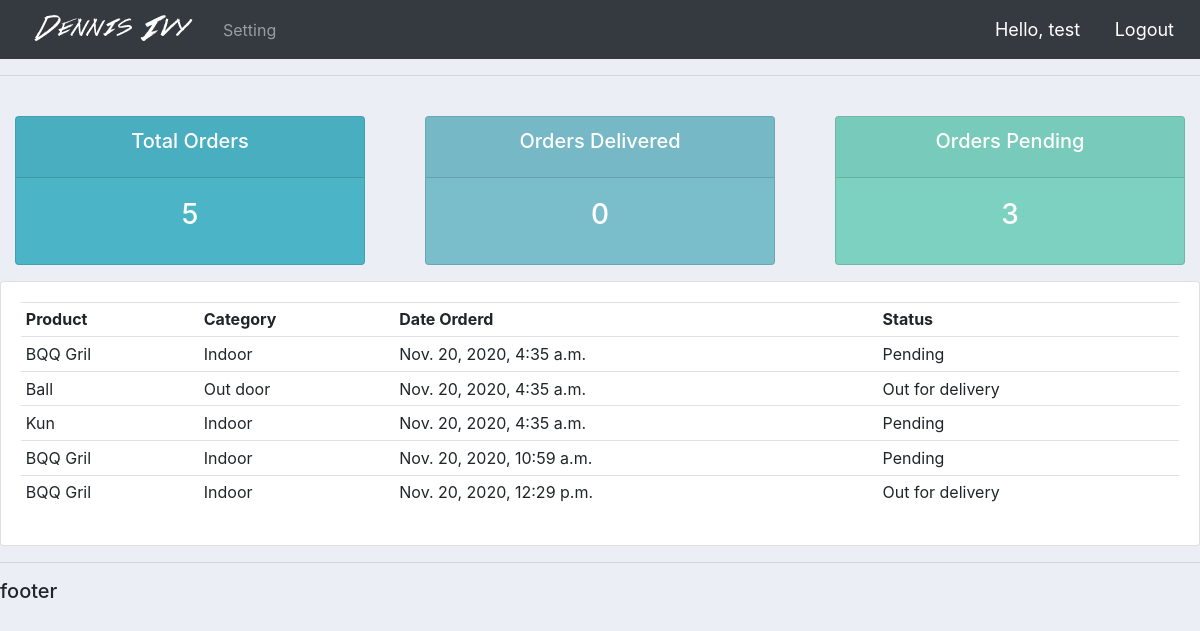
The page /users/ (signed in) on the database its author committed.
### accounts/models.py (models this page shows)
class Order(models.Model):
    STATUS = (
        ('Pending', 'Pending'),
        ('Out for delivery', 'Out for delivery'),
        ('Delivered', 'Delivered'),
    )
    custumer = models.ForeignKey(Customer, null=True , on_delete= models.SET_NULL)
    product = models.ForeignKey(Product, null=True , on_delete= models.SET_NULL)
    date_created = models.DateTimeField(auto_now_add=True, null=True)
    status = models.CharField(max_length=200, null=True, choices= STATUS)

class Product(models.Model):
    CATEGORY = (
        ('Indoor', 'Indoor'),
        ('Out door', 'Out door'),
    )
    name = models.CharField(max_length=200, null=True)
    price = models.FloatField(null=True)
    category = models.CharField(max_length=200, null=True, choices = CATEGORY)
    description = models.CharField(max_length=200, null=True, blank=True)
    date_created = models.DateTimeField(auto_now_add=True, null=True)
    tags = models.ManyToManyField(Tag)
    def __str__(self):
        return self.name

### accounts/decorators.py (the view)
        def wapper_func(request, *args, **kwargs):
            group = None
            if request.user.groups.exists():
                group = request.user.groups.all()[0].name
            if group in allowed_roles:
                return view_func(request, *args, **kwargs)
            else:
                return HttpResponse('You are not authorized to access this page')

### accounts/views.py (called while the page is built)
@login_required(login_url='login')
@allowed_users(allowed_roles=['customer'])
def userPage(request):
    orders = request.user.customer.order_set.all()
    total_orders = orders.count()
    delivered = orders.filter(status='Delivered').count()
    pending = orders.filter(status='Pending').count()
    context = {'orders': orders, 'total_orders': total_orders,
        'delivered':delivered , 'pending':pending}
    return render(request, 'accounts/users.html', context)

### accounts/templates/accounts/users.html
{% extends 'accounts/main.html' %}
{% block content%}
{% include 'accounts/status.html'%}
	<div class="row">
	<div class="col-md">
		<div class="card card-body">
			<table class="table table-sm">
				<tr>
					<th>Product</th>
					<th>Category</th>
					<th>Date Orderd</th>
					<th>Status</th>
				</tr>
				{% for order in orders %}
				<tr>
					<td>{{ order.product}}</td>
					<td>{{ order.product.category}}</td>
					<td>{{ order.date_created}}</td>
					<td>{{ order.status}}</td>
				</tr>
				{% endfor %}
			</table>
		</div>
	</div>
</div>
{% endblock content %}

### accounts/templates/accounts/navbar.html (shortened to what this page needs)
{% load static %}
<nav class="navbar navbar-expand-lg navbar-dark bg-dark">
  <img src="{% static 'images/logo.png' %}" />
  <div class="collapse navbar-collapse" id="navbarSupportedContent">
    <ul class="navbar-nav mr-auto">
    {% if request.user.is_staff %}
        <li class="nav-item active">
          <a class="nav-link" href="{% url 'home' %}">Dashboard <span class="sr-only">(current)</span></a>
        </li>
        <li class="nav-item">
          <a class="nav-link" href="{% url 'product' %}">products</a>
        </li>
      {% else %}
        <li class="nav-item">
          <a class="nav-link" href="{% url 'account' %}">Setting</a>
        </li>
      {% endif %}
    </ul>
    <div>
      <span class="hello-msg">Hello, {{user}}</span>
      <span><a class="hello-msg" href="{% url 'logout'%}">Logout</a></span>
    </div>
  </div>
</nav>

### static/css/main.css (style rules this page uses)
body { background-color: #ebeff5; }

### accounts/templates/accounts/navbar.html (style rules this page uses)
.hello-msg { font-size: 18px; color: #fff; padding-right: 10px; padding-left: 20px; }

### rows shown on the page
Order: product "BQQ Gril", product.category "Indoor", date_created "Nov. 20, 2020, 4:35 a.m.", status "Pending"
Order: product "Ball", product.category "Out door", date_created "Nov. 20, 2020, 4:35 a.m.", status "Out for delivery"
Order: product "Kun", product.category "Indoor", date_created "Nov. 20, 2020, 4:35 a.m.", status "Pending"
Order: product "BQQ Gril", product.category "Indoor", date_created "Nov. 20, 2020, 10:59 a.m.", status "Pending"
Order: product "BQQ Gril", product.category "Indoor", date_created "Nov. 20, 2020, 12:29 p.m.", status "Out for delivery"

### other values the page prints
{{ user }} "test"
{{ total_orders }} "5"
{{ delivered }} "0"
{{ pending }} "3"
